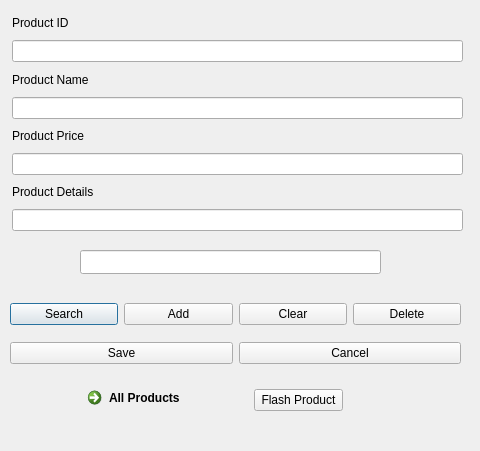
<?xml version="1.0" encoding="UTF-8"?>
<ui version="4.0">
 <class>Product</class>
 <widget class="QDialog" name="Product">
  <property name="geometry">
   <rect>
    <x>0</x>
    <y>0</y>
    <width>480</width>
    <height>451</height>
   </rect>
  </property>
  <property name="windowTitle">
   <string>Dialog</string>
  </property>
  <widget class="QLineEdit" name="panel">
   <property name="geometry">
    <rect>
     <x>80</x>
     <y>250</y>
     <width>301</width>
     <height>24</height>
    </rect>
   </property>
  </widget>
  <widget class="QWidget" name="layoutWidget">
   <property name="geometry">
    <rect>
     <x>12</x>
     <y>12</y>
     <width>451</width>
     <height>219</height>
    </rect>
   </property>
   <layout class="QVBoxLayout" name="verticalLayout">
    <item>
     <widget class="QLabel" name="label">
      <property name="font">
       <font>
        <pointsize>9</pointsize>
       </font>
      </property>
      <property name="text">
       <string>Product ID</string>
      </property>
     </widget>
    </item>
    <item>
     <widget class="QLineEdit" name="prodId"/>
    </item>
    <item>
     <widget class="QLabel" name="label_2">
      <property name="font">
       <font>
        <pointsize>9</pointsize>
       </font>
      </property>
      <property name="text">
       <string>Product Name</string>
      </property>
     </widget>
    </item>
    <item>
     <widget class="QLineEdit" name="prodName"/>
    </item>
    <item>
     <widget class="QLabel" name="label_3">
      <property name="font">
       <font>
        <pointsize>9</pointsize>
       </font>
      </property>
      <property name="text">
       <string>Product Price</string>
      </property>
     </widget>
    </item>
    <item>
     <widget class="QLineEdit" name="prodPrice"/>
    </item>
    <item>
     <widget class="QLabel" name="label_4">
      <property name="font">
       <font>
        <pointsize>9</pointsize>
       </font>
      </property>
      <property name="text">
       <string>Product Details</string>
      </property>
     </widget>
    </item>
    <item>
     <widget class="QLineEdit" name="prodDetails">
      <property name="text">
       <string/>
      </property>
     </widget>
    </item>
   </layout>
  </widget>
  <widget class="QWidget" name="layoutWidget">
   <property name="geometry">
    <rect>
     <x>10</x>
     <y>301</y>
     <width>451</width>
     <height>27</height>
    </rect>
   </property>
   <layout class="QHBoxLayout" name="horizontalLayout">
    <item>
     <widget class="QPushButton" name="searchBtn">
      <property name="text">
       <string>Search</string>
      </property>
     </widget>
    </item>
    <item>
     <widget class="QPushButton" name="addBtn">
      <property name="text">
       <string>Add</string>
      </property>
     </widget>
    </item>
    <item>
     <widget class="QPushButton" name="clearBtn">
      <property name="text">
       <string>Clear</string>
      </property>
     </widget>
    </item>
    <item>
     <widget class="QPushButton" name="deleteBtn">
      <property name="text">
       <string>Delete</string>
      </property>
     </widget>
    </item>
   </layout>
  </widget>
  <widget class="QWidget" name="layoutWidget">
   <property name="geometry">
    <rect>
     <x>10</x>
     <y>340</y>
     <width>451</width>
     <height>27</height>
    </rect>
   </property>
   <layout class="QHBoxLayout" name="horizontalLayout_2">
    <item>
     <widget class="QPushButton" name="saveBtn">
      <property name="text">
       <string>Save</string>
      </property>
     </widget>
    </item>
    <item>
     <widget class="QPushButton" name="cancelBtn">
      <property name="text">
       <string>Cancel</string>
      </property>
     </widget>
    </item>
   </layout>
  </widget>
  <widget class="QWidget" name="">
   <property name="geometry">
    <rect>
     <x>80</x>
     <y>380</y>
     <width>263</width>
     <height>40</height>
    </rect>
   </property>
   <layout class="QHBoxLayout" name="horizontalLayout_3">
    <item>
     <widget class="QCommandLinkButton" name="allProducts">
      <property name="text">
       <string>All Products</string>
      </property>
     </widget>
    </item>
    <item>
     <widget class="QPushButton" name="flashBtn">
      <property name="text">
       <string>Flash Product</string>
      </property>
     </widget>
    </item>
   </layout>
  </widget>
 </widget>
 <resources/>
 <connections/>
</ui>
